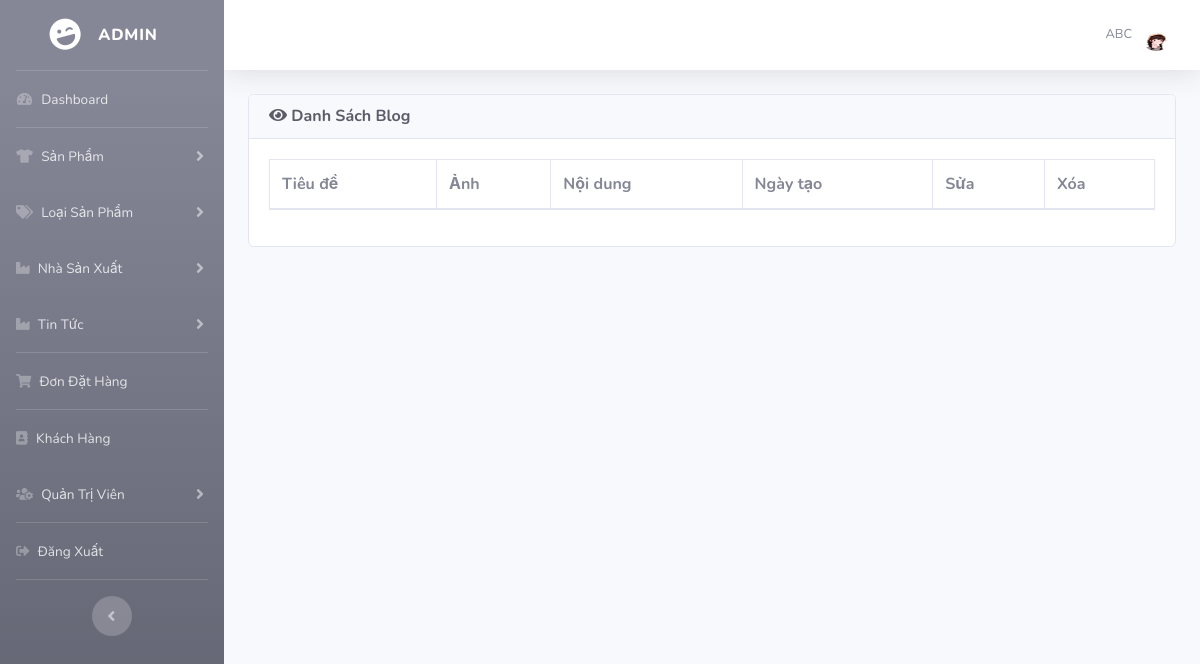
Page /quanao/admin/index.php?view_blog (signed in) on the earlier database version.
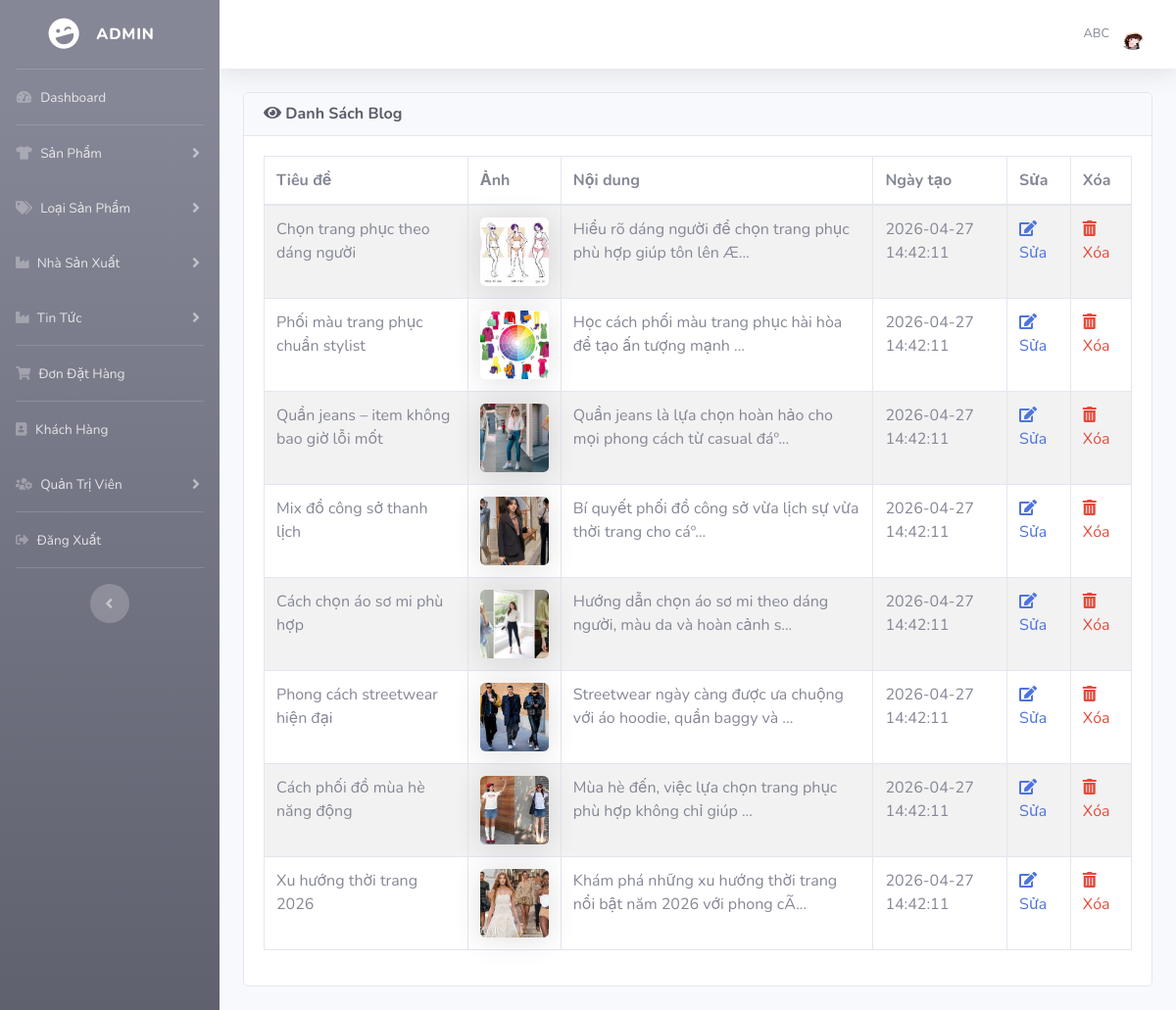
Same page on the later database version.
### tables this page shows
CREATE TABLE `blog` (
  `id` int(11) NOT NULL,
  `title` varchar(255) NOT NULL,
  `content` text DEFAULT NULL,
  `thumbnail` varchar(255) DEFAULT NULL,
  `admin_id` varchar(5) NOT NULL,
  `created_at` datetime DEFAULT current_timestamp()
);

### quanao/admin/includes/database.php (called while the page is built, shortened)
<?php
    class MyConnect {
        private $conn;
        public function __construct() {
            $this->host = "localhost";
            $this->user = "root";
            $this->passwd = "";
            $this->database = "clothingshop";
            $this->conn = new mysqli($this->host,$this->user,$this->passwd,$this->database, 3307);
        }
        public function isConnected() {
            return true;
        }
        public function query($query) {
            if($this->isConnected()) {
                $tableData = mysqli_query($this->conn,$query);
                return $tableData;
            }
        }
    }
?>

### quanao/admin/view_blog.php (the view, shortened to what this page needs)
<?php
if (!isset($_SESSION['admin_email'])) {
    echo "<script>window.open('login.php','_self')</script>";
} else {
?>
    <div class="row">
        <div class="col-lg-12">
            <div class="card text-dark mb-4">
                <div class="card-header">
                    <h6 class="m-0 font-weight-bold">
                        <i class="fas fa-eye"></i> Danh Sách Blog
                    </h6>
                </div>
                <div class="card-body">
                    <div class="table-responsive">
                        <table class="table table-bordered table-striped">
                            <thead>
                                <tr>
                                    <th>Tiêu đề</th>
                                    <th>Ảnh</th>
                                    <th>Nội dung</th>
                                    <th>Ngày tạo</th>
                                    <th>Sửa</th>
                                    <th>Xóa</th>
                                </tr>
                            </thead>
                            <tbody>
                                <?php
                                $query = "SELECT * FROM blog ORDER BY id DESC";
                                $result = $MyConn->query($query);
                                while ($row = mysqli_fetch_array($result)) {
                                    $id = $row['id'];
                                    $title = $row['title'];
                                    $content = $row['content'];
                                    $image = $row['thumbnail'];
                                    $date = $row['created_at'];
                                    $short = substr($content, 0, 80) . "...";
                                ?>
                                    <tr>
                                        <td><?php echo $title ?></td>
                                        <td>
                                            <img src="<?php echo "blog_images/$image" ?>"
                                                width="70" height="70"
                                                style="object-fit:cover"
                                                class="rounded shadow">
                                        </td>
                                        <td><?php echo $short ?></td>
                                        <td><?php echo $date ?></td>
                                        <td>
                                            <a href="index.php?edit_blog=<?php echo $id ?>">
                                                <i class="fas fa-edit"></i> Sửa
                                            </a>
                                        </td>
                                        <td>
                                            <a href="index.php?delete_blog=<?php echo $id ?>" class="text-danger">
                                                <i class="fas fa-trash-alt"></i> Xóa
                                            </a>
                                        </td>
                                    </tr>
                                <?php } ?>
                            </tbody>
                        </table>
                    </div>
                </div>
            </div>
        </div>
    </div>
<?php } ?>

Differences in the rows shown:
added blog: title "Chọn trang phục theo dáng người", thumbnail (picture), content "Hiểu rõ dáng người để chọn trang phục phù hợp giúp tôn lên Æ...", created_at "2026-04-27 14:42:11"
added blog: title "Phối màu trang phục chuẩn stylist", thumbnail (picture), content "Học cách phối màu trang phục hài hòa để tạo ấn tượng mạnh ...", created_at "2026-04-27 14:42:11"
added blog: title "Quần jeans – item không bao giờ lỗi mốt", thumbnail (picture), content "Quần jeans là lựa chọn hoàn hảo cho mọi phong cách từ casual đáº...", created_at "2026-04-27 14:42:11"
added blog: title "Mix đồ công sở thanh lịch", thumbnail (picture), content "Bí quyết phối đồ công sở vừa lịch sự vừa thời trang cho cáº...", created_at "2026-04-27 14:42:11"
added blog: title "Cách chọn áo sơ mi phù hợp", thumbnail (picture), content "Hướng dẫn chọn áo sơ mi theo dáng người, màu da và hoàn cảnh s...", created_at "2026-04-27 14:42:11"
added blog: title "Phong cách streetwear hiện đại", thumbnail (picture), content "Streetwear ngày càng được ưa chuộng với áo hoodie, quần baggy và ...", created_at "2026-04-27 14:42:11"
added blog: title "Cách phối đồ mùa hè năng động", thumbnail (picture), content "Mùa hè đến, việc lựa chọn trang phục phù hợp không chỉ giúp ...", created_at "2026-04-27 14:42:11"
added blog: title "Xu hướng thời trang 2026", thumbnail (picture), content "Khám phá những xu hướng thời trang nổi bật năm 2026 với phong cÃ...", created_at "2026-04-27 14:42:11"
